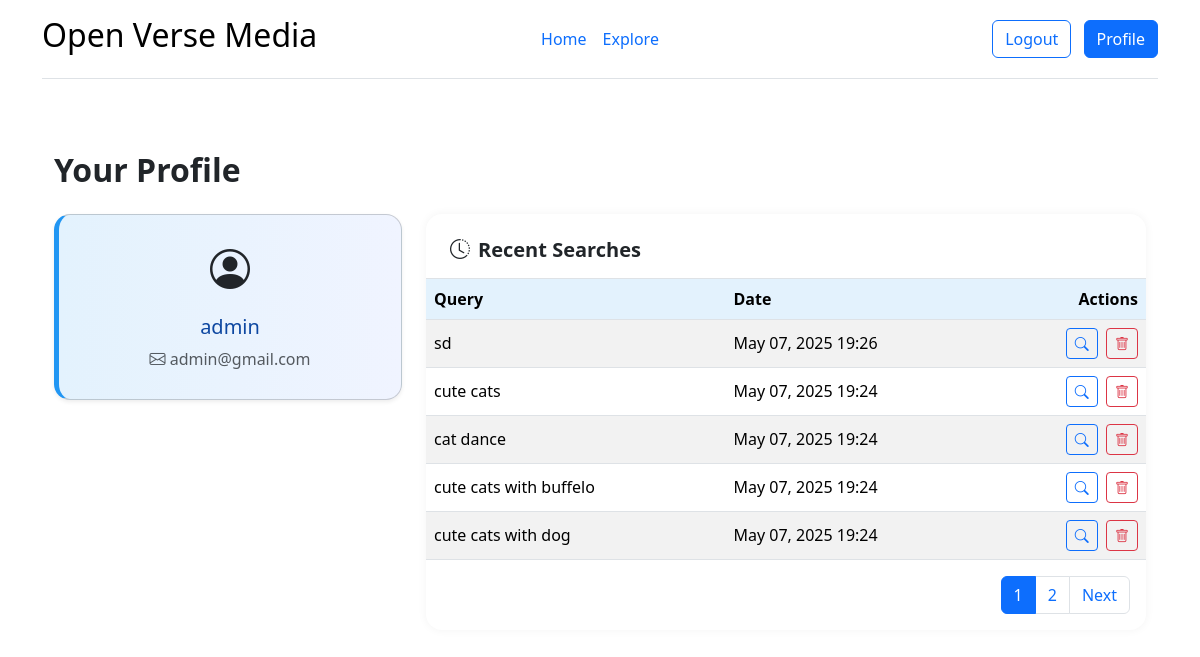
/search/profile/ (signed in), run on the app's committed database.
### accounts/models.py (models this page shows, shortened)
class CustomUser(AbstractUser):
    email = models.EmailField(unique=True)
    address = models.TextField(blank=True, null=True)
    phone = models.CharField(max_length=20, blank=True, null=True)

### openmedia/models.py (models this page shows, shortened)
class SearchHistory(models.Model):
    user = models.ForeignKey(User, on_delete=models.CASCADE)
    query = models.CharField(max_length=255)
    timestamp = models.DateTimeField(auto_now_add=True)

### openmedia/views.py (the view)
# urls.py: path('profile/', profile_view, name='profile'),
@login_required
def profile_view(request):
    search_list = SearchHistory.objects.filter(user=request.user).order_by('-timestamp')
    paginator = Paginator(search_list, 5)  # 5 per page
    page_number = request.GET.get('page')
    page_obj = paginator.get_page(page_number)
    return render(request, 'profile.html', {'searches': page_obj, 'title':'Profile'})

### templates/profile.html (shortened to what this page needs)
{% extends "base.html" %}
{% block content %}
<div class="container py-5">
  <h2 class="mb-4 fw-bold">Your Profile</h2>
  <div class="row g-4">
    <div class="col-md-4">
      <div class="card profile-card shadow-sm p-4 text-center">
        <i class="bi bi-person-circle fs-1 mb-3"></i>
        <h5>{{ request.user.get_full_name|default:request.user.username }}</h5>
        <p class="mb-1 text-muted"><i class="bi bi-envelope"></i> {{ request.user.email }}</p>
      </div>
    </div>
    <div class="col-md-8">
      <div class="table-wrapper bg-white">
        <div class="px-4 pt-4 pb-2 border-bottom">
          <h5 class="fw-bold"><i class="bi bi-clock-history me-2"></i>Recent Searches</h5>
        </div>
        {% if searches %}
          <div class="table-responsive">
            <table class="table table-striped mb-0 align-middle">
              <thead>
                <tr>
                  <th>Query</th>
                  <th>Date</th>
                  <th class="text-end">Actions</th>
                </tr>
              </thead>
              <tbody>
                {% for search in searches %}
                  <tr>
                    <td>{{ search.query }}</td>
                    <td>{{ search.timestamp|date:"M d, Y H:i" }}</td>
                    <td class="text-end">
                      <a href="{% url 'search_media' %}?q={{ search.query }}" class="btn btn-sm btn-outline-primary me-1" title="View again">
                        <i class="bi bi-search"></i>
                      </a>
                      <form method="POST" action="{% url 'delete_search' search.id %}" class="d-inline">
                        <button type="submit" class="btn btn-sm btn-outline-danger" title="Delete">
                          <i class="bi bi-trash"></i>
                        </button>
                      </form>
                    </td>
                  </tr>
                {% endfor %}
              </tbody>
            </table>
          </div>
          <div class="p-3">
            {% if searches.has_other_pages %}
              <nav>
                <ul class="pagination justify-content-end mb-0">
                  {% for i in searches.paginator.page_range %}
                    <li class="page-item {% if searches.number == i %}active{% endif %}">
                      <a class="page-link" href="?page={{ i }}">{{ i }}</a>
                    </li>
                  {% endfor %}
                  {% if searches.has_next %}
                    <li class="page-item">
                      <a class="page-link" href="?page={{ searches.next_page_number }}">Next</a>
                    </li>
                  {% endif %}
                </ul>
              </nav>
            {% endif %}
          </div>
        {% else %}
          <div class="p-4 text-muted">No search history yet.</div>
        {% endif %}
      </div>
    </div>
  </div>
</div>
{% endblock %}

### templates/base.html (shortened to what this page needs)
<!doctype html>
<html lang="en">
<head>
  {% load static %}
  <link href="https://cdn.jsdelivr.net/npm/bootstrap-icons@1.10.5/font/bootstrap-icons.css" rel="stylesheet">
  <link href="https://cdn.jsdelivr.net/npm/bootstrap@5.3.6/dist/css/bootstrap.min.css" rel="stylesheet"
>
  </head>
<body>
  <div class="container">
    <header
      class="d-flex flex-wrap align-items-center justify-content-center justify-content-md-between py-3 mb-4 border-bottom">
      <div class="col-md-3 mb-2 mb-md-0"> <a href="/" class="d-inline-flex link-body-emphasis text-decoration-none">
          <h2>Open Verse Media</h2>
        </a> </div>
      <ul class="nav col-12 col-md-auto mb-2 justify-content-center mb-md-0">
        <li><a href="{% url "home" %}" class="nav-link px-2">Home</a></li>
        <li><a href="{% url "search_media" %}" class="nav-link px-2">Explore</a></li>
      </ul>
      <div class="col-md-3 text-end">
        {% if user.is_authenticated %}
        <a href="{% url 'logout' %}" class="btn btn-outline-primary me-2">Logout</a>
        <a href="{% url 'profile' %}" class="btn btn-primary">Profile</a>
        {% else %}
         <button type="button" class="btn btn-outline-primary me-2" data-bs-toggle="modal"data-bs-target="#loginModal">Login</button>
         <button type="button" class="btn btn-primary" data-bs-toggle="modal" data-bs-target="#registerModal">Register</button> </div>
        {% endif %}
        </header>
    {% block content %}
    {% endblock %}
  </div>
</body>
</html>

### templates/profile.html (style rules this page uses)
.profile-card { background: linear-gradient(to right, #e3f2fd, #f0f4ff); border-left: 5px solid #2196f3; border-radius: 1rem; }
.profile-card h5 { color: #0d47a1; }
.table-wrapper { border-radius: 1rem; overflow: hidden; box-shadow: 0 0 10px rgba(0,0,0,0.05); }
.table th { background-color: #e3f2fd; font-weight: 600; }

### data on the page
CustomUser: user.get_full_name "admin", user.email "admin@gmail.com"
SearchHistory: query "sd", timestamp "May 07, 2025 19:26"
SearchHistory: query "cute cats", timestamp "May 07, 2025 19:24"
SearchHistory: query "cat dance", timestamp "May 07, 2025 19:24"
SearchHistory: query "cute cats with buffelo", timestamp "May 07, 2025 19:24"
SearchHistory: query "cute cats with dog", timestamp "May 07, 2025 19:24"

### other printed values
{{ i }} "1" "2"
